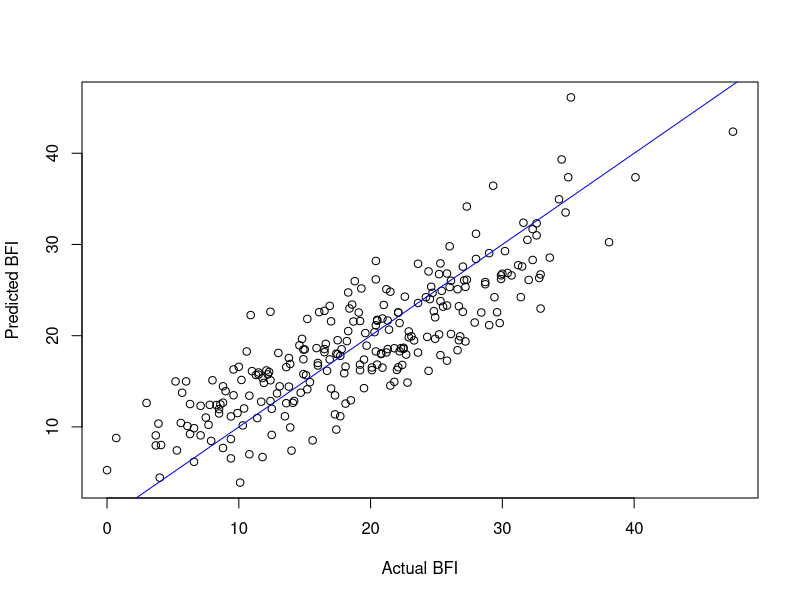
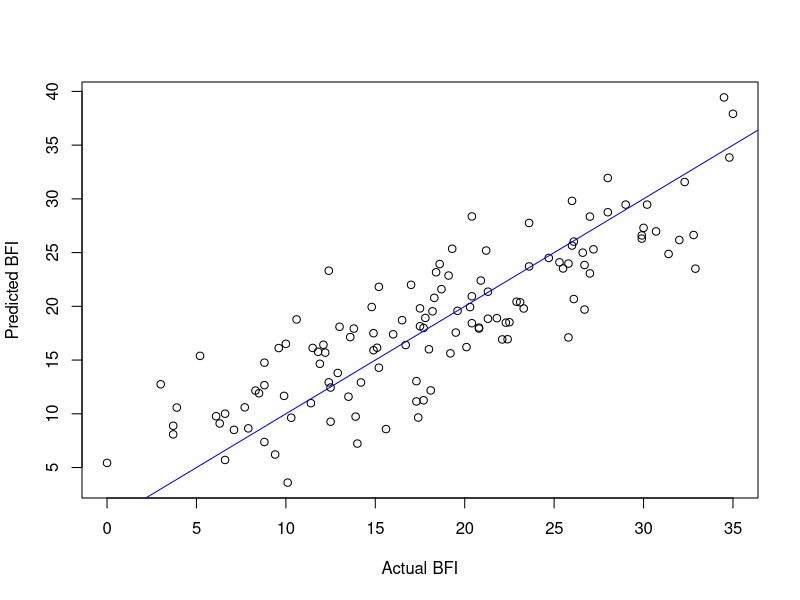

Source code (R) for these figures, in order:
predict = function (x, w) {
  intercept = w[1]
  intercept + as.matrix(x) %*% w[2:length(w)]
}

# Compute the square loss with the estimated values and the observed value.
squareloss = function (y, predicted) {
  sum ((predicted - y) ^ 2)
}

# Split a dataset in a train and test set 50/50
split = function(dataset) {
  samples = sample(1:nrow(dataset), nrow(dataset) / 2, replace = FALSE)
  train = dataset[samples,]
  test = dataset[-samples,]
  list(train = train, test = test)
}

# "Main function"
# Split the bodyfat dataset
# Build a linear model with Weight, Abdomen and Biceps on the train set
# Predict the values on the test set
# Compute the square loss
multi_linear = function() {
  sets = split(bodyfat)
  train = sets$train
  test = sets$test
  linear = lm(BFI ~ Weight + Abdomen + Biceps, data=train)
  x = test[, c('Weight', 'Abdomen', 'Biceps')]
  y = test[, 'BFI']
  predicted = predict(x, linear$coefficients)
  
  list(
    squareloss = squareloss(y, predicted), 
    y = y, 
    x = x,
    predicted = predicted, 
    test = test,
    train = train
  )
}

# Plot the predicted and observed values.
plot_model = function(y, predicted) {
  plot(y, predicted, xlab='Actual BFI', ylab='Predicted BFI')
  abline(0, 1, col = 'blue')
}


bodyfat = read.csv('bodyfat.csv', row.names = 1)

# First part
linearmodel = lm(BFI ~ Weight + Abdomen + Biceps, data=bodyfat)
w = linearmodel$coefficients

x = bodyfat[, c('Weight', 'Abdomen', 'Biceps')]
y = bodyfat[, 'BFI']
predicted = predict(x, w)

plot_model(y, predicted)

all_squareloss = squareloss(y, predicted)


# Second part
multi = multi_linear()

plot_model(multi$y, multi$predicted)


max = 100
losses = sapply(1:max, function(ignored) { multi_linear()$squareloss })
total_squareloss = sum(losses)
average_squareloss = total_squareloss / max


print(all_squareloss / nrow(bodyfat))
print(average_squareloss / (nrow(bodyfat) / 2))
